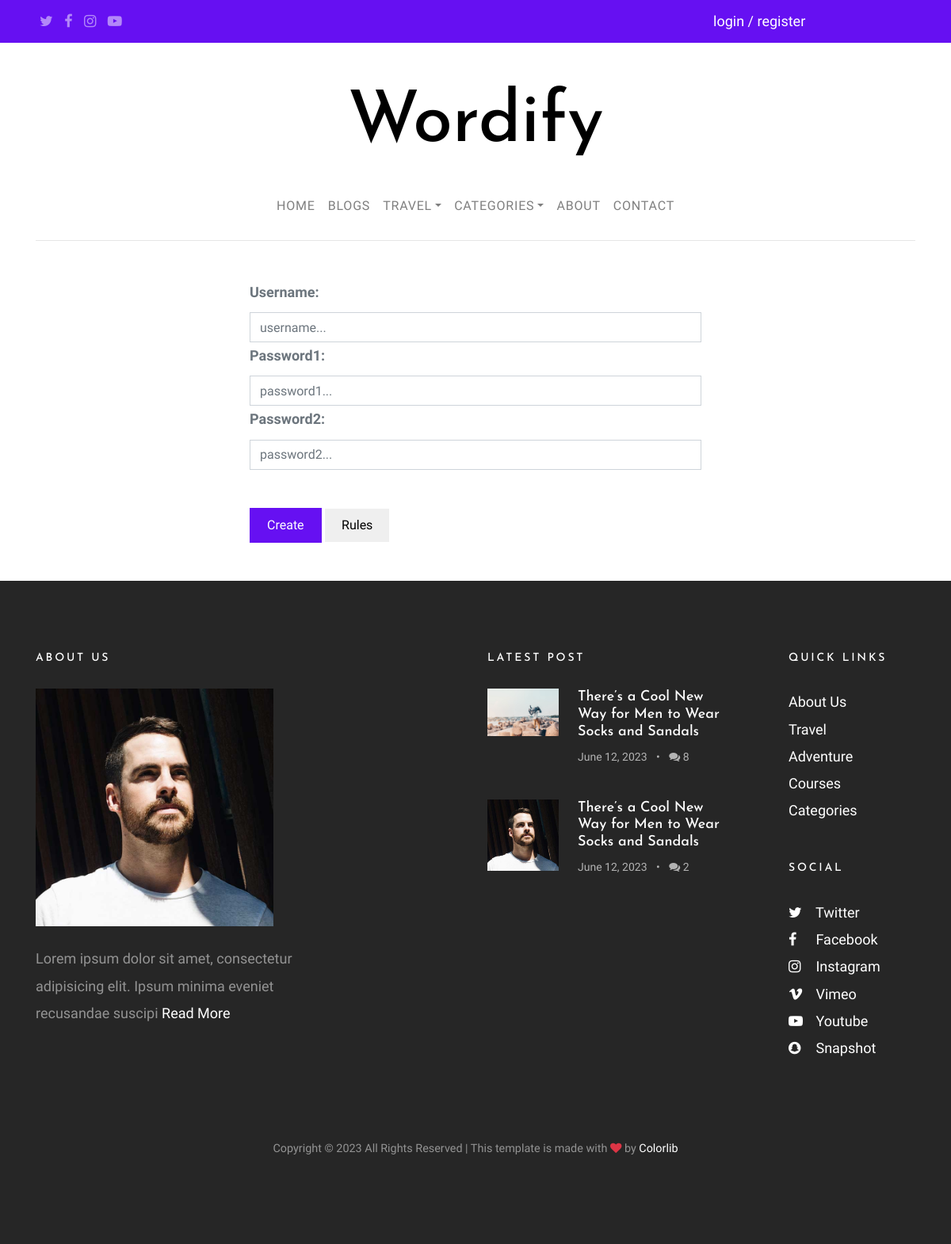
The page /account/create/ on the database its author committed.
### profiles/models.py (models this page shows, shortened)
class Profile(models.Model):
    author = models.OneToOneField(User, on_delete=models.CASCADE)
    bio = models.TextField(null=True, blank=True)
    position = models.CharField(max_length=221, null=True, blank=True)
    image = models.ImageField(null=True, blank=True, upload_to='profile/')
    is_owner = models.BooleanField(default=False)

### home/models.py (models this page shows, shortened)
class Blog(models.Model):
    title = models.CharField(max_length=221)
    slug = models.SlugField(null=True, blank=True, unique_for_date='created_date', max_length=221)
    author = models.ForeignKey(Profile, on_delete=models.CASCADE)
    image = models.ImageField(upload_to='blog')
    description = models.TextField()
    views = models.IntegerField(default=0, editable=False)
    tags = models.ManyToManyField(Tag)
    category = models.ForeignKey(Category, on_delete=models.CASCADE)
    travel = models.ForeignKey(Travel, on_delete=models.CASCADE, null=True, blank=True)
    created_date = models.DateTimeField(auto_now_add=True, null=True, blank=True)
    modifate_date = models.DateTimeField(auto_now=True, null=True, blank=True)
    @property
    def url_detail_blog(self):
        return reverse('home:views', kwargs={
            'slug': self.slug,
            'year': self.created_date.year,
            'month': self.created_date.month,
            'day': self.created_date.day
        })

### profiles/views.py (the view, shortened to what this page needs)
# urls.py: path('account/create/', create_user, name='register'),
def create_user(request):
    if request.user.is_authenticated:
        messages.info(request, 'firstly you should logout')
        return redirect('profiles:logout')
    form = MyUserCreationForm()
    ctx = {
        'form': form
    }
    return render(request, 'profiles/register.html', ctx)

### profiles/forms.py
class MyUserCreationForm(UserCreationForm):
    def __init__(self, *args, **kwargs):
        super().__init__(*args, **kwargs)
        self.fields['username'].widget.attrs.update({
            'class': 'form-control',
            'placeholder': 'username...'
        })
        self.fields['password1'].widget.attrs.update({
            'class': 'form-control',
            'placeholder': 'password1...'
        })
        self.fields['password2'].widget.attrs.update({
            'class': 'form-control',
            'placeholder': 'password2...'
        })

### home/templatetags/simple_tags_blog.py (called while the page is built)
@register.simple_tag()
def latest_three_blogs():
    return Blog.objects.order_by('-id')[:3]

@register.simple_tag()
def tags_list():
    return Tag.objects.all()

@register.simple_tag()
def categories_list():
    return Category.objects.all()

@register.simple_tag()
def travels_list():
    return Travel.objects.all()

@register.simple_tag()
def about_owner():
    owner = Profile.objects.get(is_owner=True)
    return owner

### templates/profiles/register.html (shortened to what this page needs)
{% extends 'base.html' %}
{% block content %}
    <div class="container col-md-6 mt-5 mb-5">
        <form method="post">
            <div class="mt-3">
                <label for="id_username"><strong>Username:</strong></label>
                {{ form.username }}
            </div>
            <div class="mt-3">
                <label for="id_password1"><strong>Password1:</strong></label>
                {{ form.password1 }}
            </div>
            <div class="mt-3">
                <label for="id_password2"><strong>Password2:</strong></label>
                {{ form.password2 }}
            </div>
            <div class="mt-5">
                <button type="submit" class="btn btn-primary">Create</button>
                <button type="button" class="btn btn-secondary" data-bs-toggle="modal" data-bs-target="staticBackdrop">
                    Rules
                </button>
            </div>
        </form>
    </div>
{% endblock %}

### templates/footer.html (shortened to what this page needs)
{% load static %}
{% load simple_tags_blog %}
{% latest_three_blogs as latest %}
{% about_owner as owner %}
<footer class="site-footer">
    <div class="container">
        <div class="row mb-5">
            <div class="col-md-4">
                <h3>About Us</h3>
                {% if owner.image %}
                    <p class="mb-4">
                        <img src="{{ owner.image.url }}" alt="Image placeholder" class="img-fluid" style="width: 300px">
                    </p>
                {% else %}
                    <p class="mb-4">
                        <img src="{% static 'images/profile.png' %}" alt="Image placeholder" class="img-fluid"
                             style="width: 300px">
                    </p>
                {% endif %}
                <p>{{ owner.bio|safe|slice:"100" }} <a href="{% url 'main:about' %}">Read More</a></p>
            </div>
            <div class="col-md-6 ml-auto">
                <div class="row">
                    <div class="col-md-7">
                        <h3>Latest Post</h3>
                        <div class="post-entry-sidebar">
                            <ul>
                                {% for news in latest %}
                                    <li>
                                        <a href="{{ news.url_detail_blog }}">
                                            <img src="{{ news.image.url }}" alt="Image placeholder"
                                                 class="mr-4">
                                            <div class="text">
                                                <h4>{{ news.title }}</h4>
                                                <div class="post-meta">
                                                    <span class="mr-2">{{ news.created_date|date:"F d, Y" }} </span>
                                                    &bullet;
                                                    <span class="ml-2"><span class="fa fa-comments"></span> {{ news.comment_set.count }}</span>
                                                </div>
                                            </div>
                                        </a>
                                    </li>
                                {% endfor %}
                            </ul>
                        </div>
                    </div>
                    <div class="col-md-1"></div>
                    <div class="col-md-4">
                        <div class="mb-5">
                            <h3>Quick Links</h3>
                            <ul class="list-unstyled">
                                <li><a href="#">About Us</a></li>
                                <li><a href="#">Travel</a></li>
                                <li><a href="#">Adventure</a></li>
                                <li><a href="#">Courses</a></li>
                                <li><a href="#">Categories</a></li>
                            </ul>
                        </div>
                        <div class="mb-5">
                            <h3>Social</h3>
                            <ul class="list-unstyled footer-social">
                                <li><a href="#"><span class="fa fa-twitter"></span> Twitter</a></li>
                                <li><a href="#"><span class="fa fa-facebook"></span> Facebook</a></li>
                                <li><a href="#"><span class="fa fa-instagram"></span> Instagram</a></li>
                                <li><a href="#"><span class="fa fa-vimeo"></span> Vimeo</a></li>
                                <li><a href="#"><span class="fa fa-youtube-play"></span> Youtube</a></li>
                                <li><a href="#"><span class="fa fa-snapchat"></span> Snapshot</a></li>
                            </ul>
                        </div>
                    </div>
                </div>
            </div>
        </div>
        <div class="row">
            <div class="col-md-12 text-center">
                <p class="small">
                    Copyright &copy;
                    All Rights Reserved | This template is made with <i class="fa fa-heart text-danger"
                                                                        aria-hidden="true"></i> by <a
                        href="https://colorlib.com/" target="_blank">Colorlib</a>
                </p>
            </div>
        </div>
    </div>
</footer>

### static/css/style.css (style rules this page uses)
body { background: #ccc url("../images/photography.png") repeat; font-family: "Inconsolata", SFMono-Regular, Menlo, Monaco, Consolas, "Liberation Mono", "Courier New", monospace; font-weight: 300; font-size: 18px; line-height: 1.9; color: #6c757d; }
a { -webkit-transition: .3s all ease; -o-transition: .3s all ease; transition: .3s all ease; text-decoration: none; }
h1, h2, h3, h4 { color: #000; font-family: "Josefin Sans", -apple-system, BlinkMacSystemFont, "Segoe UI", Roboto, "Helvetica Neue", Arial, sans-serif, "Apple Color Emoji", "Segoe UI Emoji", "Segoe UI Symbol", "Noto Color Emoji"; }
.btn, .form-control { outline: none; -webkit-box-shadow: none !important; box-shadow: none !important; border-radius: 0; }
.form-control { -webkit-box-shadow: none !important; box-shadow: none !important; }
.btn { -webkit-transition: .3s all ease; -o-transition: .3s all ease; transition: .3s all ease; padding: 8px 20px; }
.btn.btn-primary { color: #fff; border-width: 2px; }
.post-entry-sidebar .post-meta { font-size: 14px; color: #b3b3b3; }
.post-entry-sidebar ul { padding: 0; margin: 0; }
.post-entry-sidebar ul li { list-style: none; padding: 0 0 20px 0; margin: 0 0 20px 0; }
.post-entry-sidebar ul li a { display: table; }
.post-entry-sidebar ul li a img { width: 90px; }
.post-entry-sidebar ul li a img, .post-entry-sidebar ul li a .text { display: table-cell; vertical-align: middle; }
.post-entry-sidebar ul li a .text h4 { font-size: 18px; }
.site-footer { background-size: cover; background-position: center center; background-repeat: no-repeat; padding: 5em 0; background: #262626; }
.site-footer .post-entry-sidebar ul li a h4 { color: #fff; }
.site-footer .footer-social li a > span { width: 30px; }
.site-footer a { color: #fff; }
.site-footer h3 { color: #fff; margin-bottom: 30px; font-size: 14px; text-transform: uppercase; letter-spacing: .2em; }
.site-footer p { color: rgba(255, 255, 255, 0.5); }

### rows shown on the page
Profile: image (picture), bio "Lorem ipsum dolor sit amet, consectetur adipisicing elit. Ipsum minima eveniet recusandae suscipi"
Blog: image (picture), title "There’s a Cool New Way for Men to Wear Socks and Sandals", created_date "June 12, 2023", comment_set.count "8"
Blog: image (picture), title "There’s a Cool New Way for Men to Wear Socks and Sandals", created_date "June 12, 2023", comment_set.count "2"
